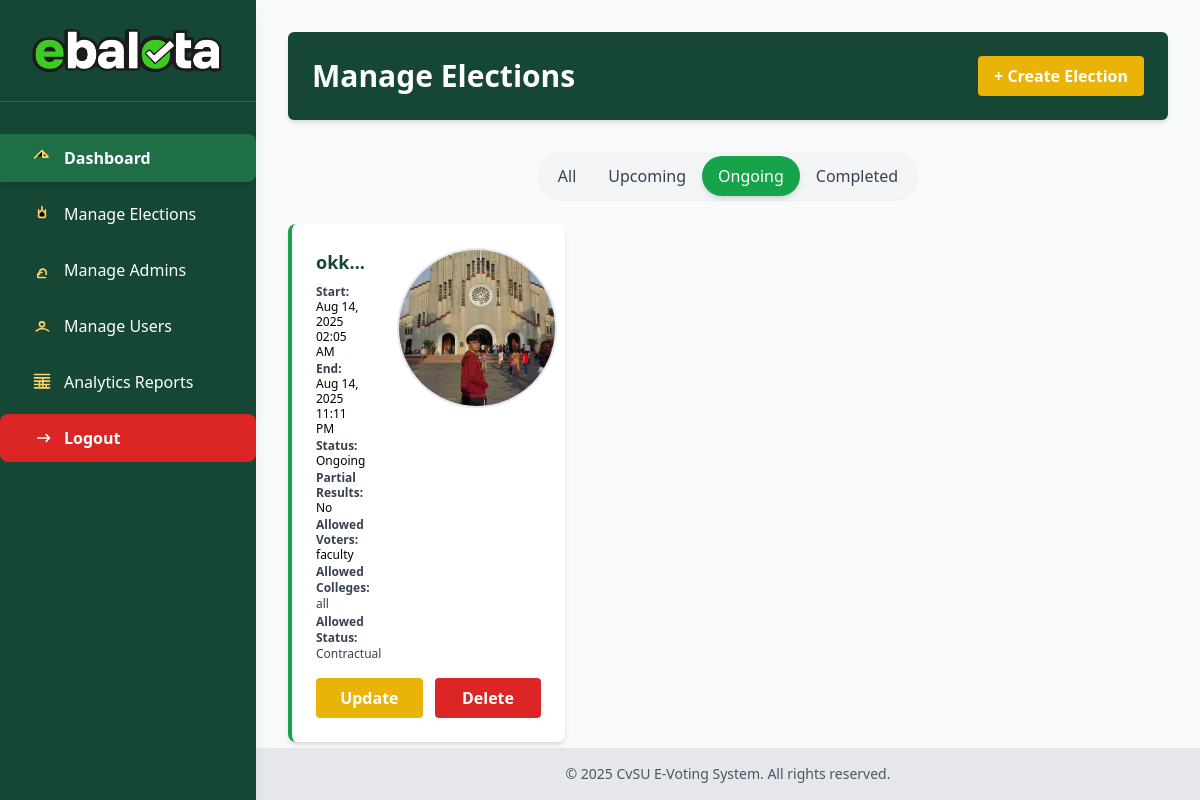
/manage_elections.php?status=ongoing, run on the app's committed database.
### tables this page shows
CREATE TABLE `elections` (
  `election_id` int(11) NOT NULL,
  `title` varchar(255) NOT NULL,
  `description` text DEFAULT NULL,
  `start_datetime` datetime NOT NULL,
  `end_datetime` datetime NOT NULL,
  `status` enum('upcoming','ongoing','completed') DEFAULT 'upcoming',
  `creation_stage` enum('draft','published','pending_admin','ready_for_voters') DEFAULT 'draft',
  `created_by` int(11) DEFAULT NULL,
  `assigned_admin_id` int(11) DEFAULT NULL,
  `created_at` timestamp NOT NULL DEFAULT current_timestamp(),
  `target_department` varchar(100) NOT NULL DEFAULT 'All',
  `target_position` enum('student','faculty','non-academic','coop','All') NOT NULL DEFAULT 'All',
  `realtime_results` tinyint(1) NOT NULL DEFAULT 0,
  `allowed_colleges` varchar(255) NOT NULL DEFAULT 'All',
  `allowed_courses` text DEFAULT '',
  `allowed_status` text DEFAULT NULL,
  `allowed_departments` varchar(255) DEFAULT NULL,
  `logo_path` varchar(255) DEFAULT NULL
);

### manage_elections.php (the view, shortened to what this page needs)
<?php
$host = 'localhost';
$db   = 'evoting_system';
$user = 'root';
$pass = '';
$charset = 'utf8mb4';
$dsn = "mysql:host=$host;dbname=$db;charset=$charset";
$options = [
    PDO::ATTR_ERRMODE => PDO::ERRMODE_EXCEPTION,
    PDO::ATTR_DEFAULT_FETCH_MODE => PDO::FETCH_ASSOC,
];
try {
    $pdo = new PDO($dsn, $user, $pass, $options);
} catch (\PDOException $e) {
    die("Database connection failed: " . $e->getMessage());
}
$now = date('Y-m-d H:i:s');
$pdo->query("UPDATE elections SET status = 'completed' WHERE end_datetime < '$now'");
$pdo->query("UPDATE elections SET status = 'ongoing' WHERE start_datetime <= '$now' AND end_datetime >= '$now'");
$pdo->query("UPDATE elections SET status = 'upcoming' WHERE start_datetime > '$now'");
$filter_status = $_GET['status'] ?? 'all';
if ($filter_status === 'all') {
    $stmt = $pdo->query("SELECT * FROM elections ORDER BY start_datetime DESC");
} else {
    $stmt = $pdo->prepare("SELECT * FROM elections WHERE status = :status ORDER BY start_datetime DESC");
    $stmt->execute(['status' => $filter_status]);
}
$elections = $stmt->fetchAll();
?>
<!DOCTYPE html>
<html lang="en">
<head>
  <script src="https://cdn.tailwindcss.com"></script>
</head>
<body class="bg-gray-50 font-sans min-h-screen flex">
<?php include 'super_admin_sidebar.php'; ?>
<main class="flex-1 p-8 ml-64">
  <header class="bg-[var(--cvsu-green-dark)] text-white p-6 flex justify-between items-center shadow-md rounded-md mb-8">
    <h1 class="text-3xl font-extrabold">Manage Elections</h1>
    <button id="openModalBtn" class="bg-yellow-500 hover:bg-yellow-400 px-4 py-2 rounded font-semibold transition">+ Create Election</button>
  </header>
  <div class="flex justify-center mb-6">
    <div class="inline-flex bg-gray-100 rounded-full shadow-sm p-1">
      <?php
        $statuses = ['all' => 'All', 'upcoming' => 'Upcoming', 'ongoing' => 'Ongoing', 'completed' => 'Completed'];
        foreach ($statuses as $key => $label):
          $isActive = ($filter_status === $key);
          $btnClass = $isActive
            ? 'bg-green-600 text-white shadow-md'
            : 'bg-transparent text-gray-700 hover:bg-green-100';
      ?>
        <a href="?status=<?= $key ?>"
           class="px-4 py-2 rounded-full font-medium transition-colors duration-200 <?= $btnClass ?>">
           <?= $label ?>
        </a>
      <?php endforeach; ?>
    </div>
  </div>
  <section class="grid gap-6 grid-cols-1 sm:grid-cols-2 lg:grid-cols-3">
    <?php if (count($elections) === 0): ?>
      <p class="text-gray-700 col-span-full text-center mt-12">No elections found.</p>
    <?php else: ?>
      <?php foreach ($elections as $election): ?>
        <?php
          $start = $election['start_datetime'];
          $end = $election['end_datetime'];
          $status = ($now < $start) ? 'upcoming' : (($now >= $start && $now <= $end) ? 'ongoing' : 'completed');
          $allowed_positions = $election['target_position'] ?: 'All';
        ?>
        <div class="bg-white rounded-lg shadow-md p-6 mb-6 border-l-4 <?= $status === 'ongoing' ? 'border-green-600' : ($status === 'completed' ? 'border-gray-400' : 'border-yellow-400') ?> flex flex-col">
        <div class="flex flex-col lg:flex-row flex-grow">
            <div class="flex-1 pr-4 flex flex-col max-w-[calc(100%-10rem)]">
              <h2 class="text-lg font-bold text-[var(--cvsu-green-dark)] mb-2 truncate"><?= htmlspecialchars($election['title']) ?></h2>
              <div class="space-y-0.5 text-xs leading-tight">
              <p><strong class="text-gray-700">Start:</strong> <?= date('M d, Y h:i A', strtotime($election['start_datetime'])) ?></p>
                <p><strong class="text-gray-700">End:</strong> <?= date('M d, Y h:i A', strtotime($election['end_datetime'])) ?></p>
                <p><strong class="text-gray-700">Status:</strong> <?= ucfirst($status) ?></p>
                <p><strong class="text-gray-700">Partial Results:</strong> <?= $election['realtime_results'] ? 'Yes' : 'No' ?></p>
                <p><strong class="text-gray-700">Allowed Voters:</strong> <?= htmlspecialchars($allowed_positions) ?></p>
    <?php
    $positions = explode(',', $election['target_position']);
    if (in_array('non-academic', $positions)) {
        echo '<p class="text-xs text-gray-700"><strong>Allowed Department:</strong> ' . htmlspecialchars($election['allowed_departments'] ?: 'All') . '</p>';
    } elseif (in_array('faculty', $positions) || in_array('student', $positions)) {
        echo '<p class="text-xs text-gray-700"><strong>Allowed Colleges:</strong> ' . htmlspecialchars($election['allowed_colleges'] ?: 'All') . '</p>';
    }
    ?>
    <?php if (strpos($election['target_position'], 'faculty') !== false): ?>
        <p class="text-xs text-gray-700"><strong>Allowed Status:</strong>
            <?= !empty($election['allowed_status']) ? htmlspecialchars($election['allowed_status']) : 'All' ?>
        </p>
    <?php endif; ?>
            </div>
        </div>
        <div class="w-40 h-40 flex-shrink-0 ml-4">
            <?php if (!empty($election['logo_path'])): ?>
                <div class="w-full h-full rounded-full overflow-hidden border-2 border-gray-200 flex items-center justify-center bg-gray-100">
                    <img src="<?= htmlspecialchars($election['logo_path']) ?>"
                         alt="Election Logo"
                         class="min-w-full min-h-full object-cover">
                </div>
            <?php else: ?>
                <div class="w-full h-full rounded-full bg-gray-200 border-2 border-gray-300 flex items-center justify-center">
                    <span class="text-sm text-gray-500">Logo</span>
                </div>
            <?php endif; ?>
        </div>
    </div>
    <div class="mt-auto pt-4">
        <div class="flex gap-3">
            <button onclick='openUpdateModal(<?= json_encode($election) ?>)'
                    class="flex-1 bg-yellow-500 hover:bg-yellow-600 text-white py-2 rounded font-semibold transition">
                Update
            </button>
            <form action="delete_election.php" method="POST" onsubmit="return confirm('Are you sure?');" class="flex-1">
                <button type="submit" class="w-full bg-red-600 hover:bg-red-700 text-white py-2 rounded font-semibold transition">
                    Delete
                </button>
            </form>
        </div>
    </div>
</div>
      <?php endforeach; ?>
    <?php endif; ?>
  </section>
  <?php include 'footer.php'; ?>
</main>
</body>
</html>

### manage_elections.php (style rules this page uses)
:root { --cvsu-green-dark: #154734; --cvsu-green: #1E6F46; --cvsu-green-light: #37A66B; --cvsu-yellow: #FFD166; }

### data on the page
elections: title "okk…", start_datetime "Aug 14, 2025 02:05 AM", end_datetime "Aug 14, 2025 11:11 PM", status "Ongoing", realtime_results "No", target_position "faculty", allowed_colleges "all", allowed_status "Contractual", logo_path (picture)

### other printed values
$label "All"
$label "Upcoming"
$label "Ongoing"
$label "Completed"
